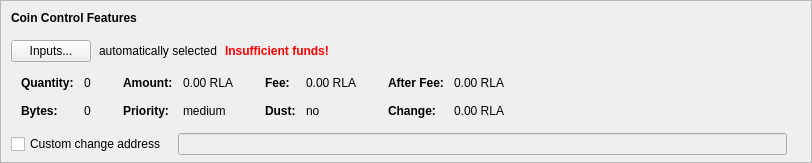
    <widget class="QFrame" name="frameCoinControl">
     <property name="sizePolicy">
      <sizepolicy hsizetype="Expanding" vsizetype="Expanding">
       <horstretch>0</horstretch>
       <verstretch>0</verstretch>
      </sizepolicy>
     </property>
     <property name="maximumSize">
      <size>
       <width>16777215</width>
       <height>16777215</height>
      </size>
     </property>
     <property name="frameShape">
      <enum>QFrame::StyledPanel</enum>
     </property>
     <property name="frameShadow">
      <enum>QFrame::Sunken</enum>
     </property>
     <layout class="QVBoxLayout" name="verticalLayoutCoinControl2">
      <property name="spacing">
       <number>0</number>
      </property>
      <property name="leftMargin">
       <number>0</number>
      </property>
      <property name="topMargin">
       <number>0</number>
      </property>
      <property name="rightMargin">
       <number>0</number>
      </property>
      <property name="bottomMargin">
       <number>6</number>
      </property>
      <item>
       <layout class="QVBoxLayout" name="verticalLayoutCoinControl" stretch="0,0,0,0,1">
        <property name="spacing">
         <number>0</number>
        </property>
        <property name="leftMargin">
         <number>10</number>
        </property>
        <property name="topMargin">
         <number>10</number>
        </property>
        <item>
         <layout class="QHBoxLayout" name="horizontalLayoutCoinControl1">
          <property name="bottomMargin">
           <number>15</number>
          </property>
          <item>
           <widget class="QLabel" name="labelCoinControlFeatures">
            <property name="sizePolicy">
             <sizepolicy hsizetype="Preferred" vsizetype="Maximum">
              <horstretch>0</horstretch>
              <verstretch>0</verstretch>
             </sizepolicy>
            </property>
            <property name="font">
             <font>
              <weight>75</weight>
              <bold>true</bold>
             </font>
            </property>
            <property name="styleSheet">
             <string notr="true">font-weight:bold;</string>
            </property>
            <property name="text">
             <string>Coin Control Features</string>
            </property>
           </widget>
          </item>
         </layout>
        </item>
        <item>
         <layout class="QHBoxLayout" name="horizontalLayoutCoinControl2" stretch="0,0,0,0">
          <property name="spacing">
           <number>8</number>
          </property>
          <property name="bottomMargin">
           <number>10</number>
          </property>
          <item>
           <widget class="QPushButton" name="pushButtonCoinControl">
            <property name="styleSheet">
             <string notr="true"/>
            </property>
            <property name="text">
             <string>Inputs...</string>
            </property>
            <property name="autoDefault">
             <bool>false</bool>
            </property>
           </widget>
          </item>
          <item>
           <widget class="QLabel" name="labelCoinControlAutomaticallySelected">
            <property name="text">
             <string>automatically selected</string>
            </property>
            <property name="margin">
             <number>5</number>
            </property>
           </widget>
          </item>
          <item>
           <widget class="QLabel" name="labelCoinControlInsuffFunds">
            <property name="font">
             <font>
              <weight>75</weight>
              <bold>true</bold>
             </font>
            </property>
            <property name="styleSheet">
             <string notr="true">color:red;font-weight:bold;</string>
            </property>
            <property name="text">
             <string>Insufficient funds!</string>
            </property>
            <property name="margin">
             <number>5</number>
            </property>
           </widget>
          </item>
          <item>
           <spacer name="horizontalSpacerCoinControl">
            <property name="orientation">
             <enum>Qt::Horizontal</enum>
            </property>
            <property name="sizeHint" stdset="0">
             <size>
              <width>40</width>
              <height>1</height>
             </size>
            </property>
           </spacer>
          </item>
         </layout>
        </item>
        <item>
         <widget class="QWidget" name="widgetCoinControl" native="true">
          <property name="sizePolicy">
           <sizepolicy hsizetype="Preferred" vsizetype="Preferred">
            <horstretch>0</horstretch>
            <verstretch>0</verstretch>
           </sizepolicy>
          </property>
          <property name="minimumSize">
           <size>
            <width>0</width>
            <height>0</height>
           </size>
          </property>
          <property name="styleSheet">
           <string notr="true"/>
          </property>
          <layout class="QHBoxLayout" name="horizontalLayoutCoinControl5">
           <property name="leftMargin">
            <number>0</number>
           </property>
           <property name="topMargin">
            <number>0</number>
           </property>
           <property name="rightMargin">
            <number>0</number>
           </property>
           <property name="bottomMargin">
            <number>0</number>
           </property>
           <item>
            <layout class="QHBoxLayout" name="horizontalLayoutCoinControl3" stretch="0,0,0,1">
             <property name="spacing">
              <number>20</number>
             </property>
             <property name="topMargin">
              <number>0</number>
             </property>
             <property name="bottomMargin">
              <number>10</number>
             </property>
             <item>
              <layout class="QFormLayout" name="formLayoutCoinControl1">
               <property name="horizontalSpacing">
                <number>10</number>
               </property>
               <property name="verticalSpacing">
                <number>14</number>
               </property>
               <property name="leftMargin">
                <number>10</number>
               </property>
               <property name="topMargin">
                <number>4</number>
               </property>
               <property name="rightMargin">
                <number>6</number>
               </property>
               <item row="0" column="0">
                <widget class="QLabel" name="labelCoinControlQuantityText">
                 <property name="font">
                  <font>
                   <weight>75</weight>
                   <bold>true</bold>
                  </font>
                 </property>
                 <property name="text">
                  <string>Quantity:</string>
                 </property>
                 <property name="margin">
                  <number>0</number>
                 </property>
                </widget>
               </item>
               <item row="0" column="1">
                <widget class="QLabel" name="labelCoinControlQuantity">
                 <property name="cursor">
                  <cursorShape>IBeamCursor</cursorShape>
                 </property>
                 <property name="contextMenuPolicy">
                  <enum>Qt::ActionsContextMenu</enum>
                 </property>
                 <property name="text">
                  <string notr="true">0</string>
                 </property>
                 <property name="margin">
                  <number>0</number>
                 </property>
                 <property name="textInteractionFlags">
                  <set>Qt::LinksAccessibleByMouse|Qt::TextSelectableByKeyboard|Qt::TextSelectableByMouse</set>
                 </property>
                </widget>
               </item>
               <item row="1" column="0">
                <widget class="QLabel" name="labelCoinControlBytesText">
                 <property name="font">
                  <font>
                   <weight>75</weight>
                   <bold>true</bold>
                  </font>
                 </property>
                 <property name="text">
                  <string>Bytes:</string>
                 </property>
                </widget>
               </item>
               <item row="1" column="1">
                <widget class="QLabel" name="labelCoinControlBytes">
                 <property name="cursor">
                  <cursorShape>IBeamCursor</cursorShape>
                 </property>
                 <property name="contextMenuPolicy">
                  <enum>Qt::ActionsContextMenu</enum>
                 </property>
                 <property name="text">
                  <string notr="true">0</string>
                 </property>
                 <property name="textInteractionFlags">
                  <set>Qt::LinksAccessibleByMouse|Qt::TextSelectableByKeyboard|Qt::TextSelectableByMouse</set>
                 </property>
                </widget>
               </item>
              </layout>
             </item>
             <item>
              <layout class="QFormLayout" name="formLayoutCoinControl2">
               <property name="horizontalSpacing">
                <number>10</number>
               </property>
               <property name="verticalSpacing">
                <number>14</number>
               </property>
               <property name="leftMargin">
                <number>6</number>
               </property>
               <property name="topMargin">
                <number>4</number>
               </property>
               <property name="rightMargin">
                <number>6</number>
               </property>
               <item row="0" column="0">
                <widget class="QLabel" name="labelCoinControlAmountText">
                 <property name="font">
                  <font>
                   <weight>75</weight>
                   <bold>true</bold>
                  </font>
                 </property>
                 <property name="text">
                  <string>Amount:</string>
                 </property>
                 <property name="margin">
                  <number>0</number>
                 </property>
                </widget>
               </item>
               <item row="0" column="1">
                <widget class="QLabel" name="labelCoinControlAmount">
                 <property name="cursor">
                  <cursorShape>IBeamCursor</cursorShape>
                 </property>
                 <property name="contextMenuPolicy">
                  <enum>Qt::ActionsContextMenu</enum>
                 </property>
                 <property name="text">
                  <string notr="true">0.00 RLA</string>
                 </property>
                 <property name="textInteractionFlags">
                  <set>Qt::LinksAccessibleByMouse|Qt::TextSelectableByKeyboard|Qt::TextSelectableByMouse</set>
                 </property>
                </widget>
               </item>
               <item row="1" column="0">
                <widget class="QLabel" name="labelCoinControlPriorityText">
                 <property name="font">
                  <font>
                   <weight>75</weight>
                   <bold>true</bold>
                  </font>
                 </property>
                 <property name="text">
                  <string>Priority:</string>
                 </property>
                </widget>
               </item>
               <item row="1" column="1">
                <widget class="QLabel" name="labelCoinControlPriority">
                 <property name="cursor">
                  <cursorShape>IBeamCursor</cursorShape>
                 </property>
                 <property name="contextMenuPolicy">
                  <enum>Qt::ActionsContextMenu</enum>
                 </property>
                 <property name="text">
                  <string>medium</string>
                 </property>
                 <property name="textInteractionFlags">
                  <set>Qt::LinksAccessibleByMouse|Qt::TextSelectableByKeyboard|Qt::TextSelectableByMouse</set>
                 </property>
                </widget>
               </item>
              </layout>
             </item>
             <item>
              <layout class="QFormLayout" name="formLayoutCoinControl3">
               <property name="horizontalSpacing">
                <number>10</number>
               </property>
               <property name="verticalSpacing">
                <number>14</number>
               </property>
               <property name="leftMargin">
                <number>6</number>
               </property>
               <property name="topMargin">
                <number>4</number>
               </property>
               <property name="rightMargin">
                <number>6</number>
               </property>
               <item row="0" column="0">
                <widget class="QLabel" name="labelCoinControlFeeText">
                 <property name="font">
                  <font>
                   <weight>75</weight>
                   <bold>true</bold>
                  </font>
                 </property>
                 <property name="text">
                  <string>Fee:</string>
                 </property>
                 <property name="margin">
                  <number>0</number>
                 </property>
                </widget>
               </item>
               <item row="0" column="1">
                <widget class="QLabel" name="labelCoinControlFee">
                 <property name="cursor">
                  <cursorShape>IBeamCursor</cursorShape>
                 </property>
                 <property name="contextMenuPolicy">
                  <enum>Qt::ActionsContextMenu</enum>
                 </property>
                 <property name="text">
                  <string notr="true">0.00 RLA</string>
                 </property>
                 <property name="textInteractionFlags">
                  <set>Qt::LinksAccessibleByMouse|Qt::TextSelectableByKeyboard|Qt::TextSelectableByMouse</set>
                 </property>
                </widget>
               </item>
               <item row="1" column="0">
                <widget class="QLabel" name="labelCoinControlLowOutputText">
                 <property name="font">
                  <font>
                   <weight>75</weight>
                   <bold>true</bold>
                  </font>
                 </property>
                 <property name="text">
                  <string>Dust:</string>
                 </property>
                </widget>
               </item>
               <item row="1" column="1">
                <widget class="QLabel" name="labelCoinControlLowOutput">
                 <property name="cursor">
                  <cursorShape>IBeamCursor</cursorShape>
                 </property>
                 <property name="contextMenuPolicy">
                  <enum>Qt::ActionsContextMenu</enum>
                 </property>
                 <property name="text">
                  <string>no</string>
                 </property>
                 <property name="textInteractionFlags">
                  <set>Qt::LinksAccessibleByMouse|Qt::TextSelectableByKeyboard|Qt::TextSelectableByMouse</set>
                 </property>
                </widget>
               </item>
              </layout>
             </item>
             <item>
              <layout class="QFormLayout" name="formLayoutCoinControl4">
               <property name="horizontalSpacing">
                <number>10</number>
               </property>
               <property name="verticalSpacing">
                <number>14</number>
               </property>
               <property name="leftMargin">
                <number>6</number>
               </property>
               <property name="topMargin">
                <number>4</number>
               </property>
               <property name="rightMargin">
                <number>6</number>
               </property>
               <item row="0" column="0">
                <widget class="QLabel" name="labelCoinControlAfterFeeText">
                 <property name="font">
                  <font>
                   <weight>75</weight>
                   <bold>true</bold>
                  </font>
                 </property>
                 <property name="text">
                  <string>After Fee:</string>
                 </property>
                 <property name="margin">
                  <number>0</number>
                 </property>
                </widget>
               </item>
               <item row="0" column="1">
                <widget class="QLabel" name="labelCoinControlAfterFee">
                 <property name="cursor">
                  <cursorShape>IBeamCursor</cursorShape>
                 </property>
                 <property name="contextMenuPolicy">
                  <enum>Qt::ActionsContextMenu</enum>
                 </property>
                 <property name="text">
                  <string notr="true">0.00 RLA</string>
                 </property>
                 <property name="textInteractionFlags">
                  <set>Qt::LinksAccessibleByMouse|Qt::TextSelectableByKeyboard|Qt::TextSelectableByMouse</set>
                 </property>
                </widget>
               </item>
               <item row="1" column="0">
                <widget class="QLabel" name="labelCoinControlChangeText">
                 <property name="font">
                  <font>
                   <weight>75</weight>
                   <bold>true</bold>
                  </font>
                 </property>
                 <property name="text">
                  <string>Change:</string>
                 </property>
                </widget>
               </item>
               <item row="1" column="1">
                <widget class="QLabel" name="labelCoinControlChange">
                 <property name="cursor">
                  <cursorShape>IBeamCursor</cursorShape>
                 </property>
                 <property name="contextMenuPolicy">
                  <enum>Qt::ActionsContextMenu</enum>
                 </property>
                 <property name="text">
                  <string notr="true">0.00 RLA</string>
                 </property>
                 <property name="textInteractionFlags">
                  <set>Qt::LinksAccessibleByMouse|Qt::TextSelectableByKeyboard|Qt::TextSelectableByMouse</set>
                 </property>
                </widget>
               </item>
              </layout>
             </item>
            </layout>
           </item>
          </layout>
         </widget>
        </item>
        <item>
         <layout class="QHBoxLayout" name="horizontalLayoutCoinControl4" stretch="0,0,0">
          <property name="spacing">
           <number>12</number>
          </property>
          <property name="sizeConstraint">
           <enum>QLayout::SetDefaultConstraint</enum>
          </property>
          <property name="topMargin">
           <number>5</number>
          </property>
          <property name="rightMargin">
           <number>5</number>
          </property>
          <item>
           <widget class="QCheckBox" name="checkBoxCoinControlChange">
            <property name="toolTip">
             <string>If this is activated, but the change address is empty or invalid, change will be sent to a newly generated address.</string>
            </property>
            <property name="text">
             <string>Custom change address</string>
            </property>
           </widget>
          </item>
          <item>
           <widget class="QValidatedLineEdit" name="lineEditCoinControlChange">
            <property name="enabled">
             <bool>false</bool>
            </property>
            <property name="sizePolicy">
             <sizepolicy hsizetype="Expanding" vsizetype="Fixed">
              <horstretch>0</horstretch>
              <verstretch>0</verstretch>
             </sizepolicy>
            </property>
           </widget>
          </item>
          <item>
           <widget class="QLabel" name="labelCoinControlChangeLabel">
            <property name="sizePolicy">
             <sizepolicy hsizetype="Preferred" vsizetype="Expanding">
              <horstretch>0</horstretch>
              <verstretch>0</verstretch>
             </sizepolicy>
            </property>
            <property name="minimumSize">
             <size>
              <width>0</width>
              <height>0</height>
             </size>
            </property>
            <property name="text">
             <string/>
            </property>
            <property name="margin">
             <number>3</number>
            </property>
           </widget>
          </item>
         </layout>
        </item>
        <item>
         <spacer name="verticalSpacerCoinControl">
          <property name="orientation">
           <enum>Qt::Vertical</enum>
          </property>
          <property name="sizeHint" stdset="0">
           <size>
            <width>800</width>
            <height>1</height>
           </size>
          </property>
         </spacer>
        </item>
       </layout>
      </item>
     </layout>
    </widget>
